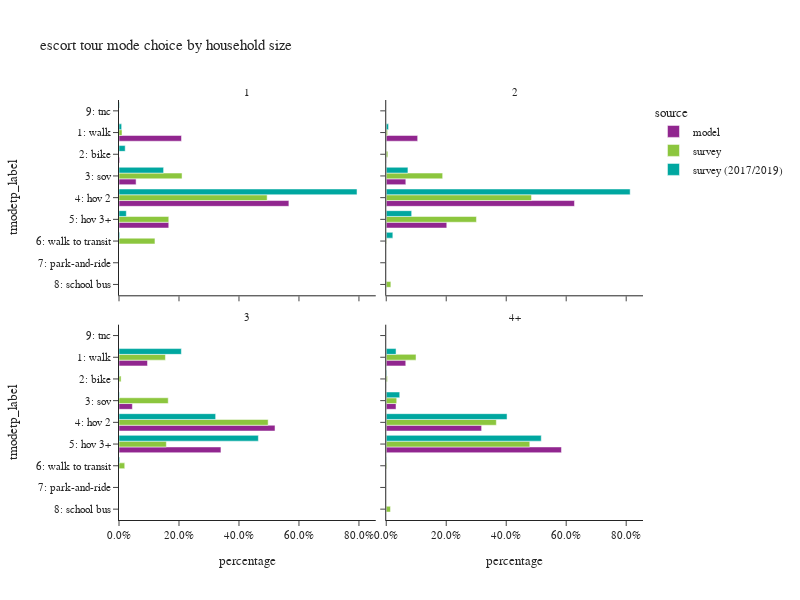

This figure's notebook cell:
### Code cell
plot_mode_choice(es_tour,"hhsize_4+",
                 {"hhsize_4+":["1","2","3","4+"],
                  "tmodetp_label":["1: walk","2: bike","3: sov","4: hov 2","5: hov 3+","6: walk to transit",
                                   "7: park-and-ride","8: school bus","9: other–survey only"]},
                 "household size",2,600)

### Figure 1 — Plotly figure (JSON) as saved in the notebook; plotly's stock layout.template omitted (floating-point values rounded to 4 significant figures)
{"data": [{"alignmentgroup": "True", "customdata": [[8773], [102], [2399], [23848], [6985]], "hovertemplate": "source=model<br>hhsize_4+=1<br>percentage=%{x}<br>tmodetp_label=%{y}<br>sample count=%{customdata[0]}<extra></extra>", "legendgroup": "model", "marker": {"color": "#91268F", "pattern": {"shape": ""}}, "name": "model", "offsetgroup": "model", "orientation": "h", "showlegend": true, "textposition": "auto", "type": "bar", "x": [0.2084, 0.002422, 0.05697, 0.5664, 0.1659], "xaxis": "x3", "y": ["1: walk", "2: bike", "3: sov", "4: hov 2", "5: hov 3+"], "yaxis": "y3"}, {"alignmentgroup": "True", "customdata": [[15280], [85], [9523], [91550], [29444]], "hovertemplate": "source=model<br>hhsize_4+=2<br>percentage=%{x}<br>tmodetp_label=%{y}<br>sample count=%{customdata[0]}<extra></extra>", "legendgroup": "model", "marker": {"color": "#91268F", "pattern": {"shape": ""}}, "name": "model", "offsetgroup": "model", "orientation": "h", "showlegend": false, "textposition": "auto", "type": "bar", "x": [0.1047, 0.0005827, 0.06528, 0.6276, 0.2018], "xaxis": "x4", "y": ["1: walk", "2: bike", "3: sov", "4: hov 2", "5: hov 3+"], "yaxis": "y4"}, {"alignmentgroup": "True", "customdata": [[16147], [57], [7577], [88397], [57766]], "hovertemplate": "source=model<br>hhsize_4+=3<br>percentage=%{x}<br>tmodetp_label=%{y}<br>sample count=%{customdata[0]}<extra></extra>", "legendgroup": "model", "marker": {"color": "#91268F", "pattern": {"shape": ""}}, "name": "model", "offsetgroup": "model", "orientation": "h", "showlegend": false, "textposition": "auto", "type": "bar", "x": [0.09501, 0.0003354, 0.04459, 0.5202, 0.3399], "xaxis": "x", "y": ["1: walk", "2: bike", "3: sov", "4: hov 2", "5: hov 3+"], "yaxis": "y"}, {"alignmentgroup": "True", "customdata": [[32897], [81], [16465], [160705], [295259]], "hovertemplate": "source=model<br>hhsize_4+=4+<br>percentage=%{x}<br>tmodetp_label=%{y}<br>sample count=%{customdata[0]}<extra></extra>", "legendgroup": "model", "marker": {"color": "#91268F", "pattern": {"shape": ""}}, "name": "model", "offsetgroup": "model", "orientation": "h", "showlegend": false, "textposition": "auto", "type": "bar", "x": [0.06509, 0.0001603, 0.03258, 0.318, 0.5842], "xaxis": "x2", "y": ["1: walk", "2: bike", "3: sov", "4: hov 2", "5: hov 3+"], "yaxis": "y2"}, {"alignmentgroup": "True", "customdata": [[4], [10], [21], [1], [3]], "hovertemplate": "source=survey<br>hhsize_4+=1<br>percentage=%{x}<br>tmodetp_label=%{y}<br>sample count=%{customdata[0]}<extra></extra>", "legendgroup": "survey", "marker": {"color": "#8CC63E", "pattern": {"shape": ""}}, "name": "survey", "offsetgroup": "survey", "orientation": "h", "showlegend": true, "textposition": "auto", "type": "bar", "x": [0.01001, 0.2102, 0.4939, 0.166, 0.1199], "xaxis": "x3", "y": ["1: walk", "3: sov", "4: hov 2", "5: hov 3+", "6: walk to transit"], "yaxis": "y3"}, {"alignmentgroup": "True", "customdata": [[8], [3], [22], [84], [32], [5], [1]], "hovertemplate": "source=survey<br>hhsize_4+=2<br>percentage=%{x}<br>tmodetp_label=%{y}<br>sample count=%{customdata[0]}<extra></extra>", "legendgroup": "survey", "marker": {"color": "#8CC63E", "pattern": {"shape": ""}}, "name": "survey", "offsetgroup": "survey", "orientation": "h", "showlegend": false, "textposition": "auto", "type": "bar", "x": [0.004448, 0.005431, 0.1881, 0.4843, 0.3008, 0.001575, 0.01541], "xaxis": "x4", "y": ["1: walk", "2: bike", "3: sov", "4: hov 2", "5: hov 3+", "6: walk to transit", "8: school bus"], "yaxis": "y4"}, {"alignmentgroup": "True", "customdata": [[23], [8], [7], [79], [45], [4]], "hovertemplate": "source=survey<br>hhsize_4+=3<br>percentage=%{x}<br>tmodetp_label=%{y}<br>sample count=%{customdata[0]}<extra></extra>", "legendgroup": "survey", "marker": {"color": "#8CC63E", "pattern": {"shape": ""}}, "name": "survey", "offsetgroup": "survey", "orientation": "h", "showlegend": false, "textposition": "auto", "type": "bar", "x": [0.1547, 0.00692, 0.1641, 0.4972, 0.1579, 0.01909], "xaxis": "x", "y": ["1: walk", "2: bike", "3: sov", "4: hov 2", "5: hov 3+", "6: walk to transit"], "yaxis": "y"}, {"alignmentgroup": "True", "customdata": [[52], [3], [11], [126], [188], [1], [5]], "hovertemplate": "source=survey<br>hhsize_4+=4+<br>percentage=%{x}<br>tmodetp_label=%{y}<br>sample count=%{customdata[0]}<extra></extra>", "legendgroup": "survey", "marker": {"color": "#8CC63E", "pattern": {"shape": ""}}, "name": "survey", "offsetgroup": "survey", "orientation": "h", "showlegend": false, "textposition": "auto", "type": "bar", "x": [0.09928, 0.003874, 0.03495, 0.3671, 0.4786, 0.002124, 0.01413], "xaxis": "x2", "y": ["1: walk", "2: bike", "3: sov", "4: hov 2", "5: hov 3+", "6: walk to transit", "8: school bus"], "yaxis": "y2"}, {"alignmentgroup": "True", "customdata": [[6], [3], [6], [13], [3], [1], [1]], "hovertemplate": "source=survey (2017/2019)<br>hhsize_4+=1<br>percentage=%{x}<br>tmodetp_label=%{y}<br>sample count=%{customdata[0]}<extra></extra>", "legendgroup": "survey (2017/2019)", "marker": {"color": "#00A7A0", "pattern": {"shape": ""}}, "name": "survey (2017/2019)", "offsetgroup": "survey (2017/2019)", "orientation": "h", "showlegend": true, "textposition": "auto", "type": "bar", "x": [0.008832, 0.02065, 0.1487, 0.7936, 0.02441, 0.002412, 0.001422], "xaxis": "x3", "y": ["1: walk", "2: bike", "3: sov", "4: hov 2", "5: hov 3+", "6: walk to transit", "9: tnc"], "yaxis": "y3"}, {"alignmentgroup": "True", "customdata": [[14], [15], [99], [13], [7]], "hovertemplate": "source=survey (2017/2019)<br>hhsize_4+=2<br>percentage=%{x}<br>tmodetp_label=%{y}<br>sample count=%{customdata[0]}<extra></extra>", "legendgroup": "survey (2017/2019)", "marker": {"color": "#00A7A0", "pattern": {"shape": ""}}, "name": "survey (2017/2019)", "offsetgroup": "survey (2017/2019)", "orientation": "h", "showlegend": false, "textposition": "auto", "type": "bar", "x": [0.007711, 0.07232, 0.8132, 0.08477, 0.02196], "xaxis": "x4", "y": ["1: walk", "3: sov", "4: hov 2", "5: hov 3+", "6: walk to transit"], "yaxis": "y4"}, {"alignmentgroup": "True", "customdata": [[29], [4], [1], [98], [49], [4]], "hovertemplate": "source=survey (2017/2019)<br>hhsize_4+=3<br>percentage=%{x}<br>tmodetp_label=%{y}<br>sample count=%{customdata[0]}<extra></extra>", "legendgroup": "survey (2017/2019)", "marker": {"color": "#00A7A0", "pattern": {"shape": ""}}, "name": "survey (2017/2019)", "offsetgroup": "survey (2017/2019)", "orientation": "h", "showlegend": false, "textposition": "auto", "type": "bar", "x": [0.2079, 0.001139, 0.001657, 0.3222, 0.4646, 0.00242], "xaxis": "x", "y": ["1: walk", "2: bike", "3: sov", "4: hov 2", "5: hov 3+", "6: walk to transit"], "yaxis": "y"}, {"alignmentgroup": "True", "customdata": [[50], [1], [7], [145], [227], [1]], "hovertemplate": "source=survey (2017/2019)<br>hhsize_4+=4+<br>percentage=%{x}<br>tmodetp_label=%{y}<br>sample count=%{customdata[0]}<extra></extra>", "legendgroup": "survey (2017/2019)", "marker": {"color": "#00A7A0", "pattern": {"shape": ""}}, "name": "survey (2017/2019)", "offsetgroup": "survey (2017/2019)", "orientation": "h", "showlegend": false, "textposition": "auto", "type": "bar", "x": [0.0327, 0.001769, 0.04499, 0.4028, 0.5168, 0.0009221], "xaxis": "x2", "y": ["1: walk", "2: bike", "3: sov", "4: hov 2", "5: hov 3+", "6: walk to transit"], "yaxis": "y2"}], "layout": {"annotations": [{"font": {}, "showarrow": false, "text": "3", "x": 0.245, "xanchor": "center", "xref": "paper", "y": 0.465, "yanchor": "bottom", "yref": "paper"}, {"font": {}, "showarrow": false, "text": "4+", "x": 0.755, "xanchor": "center", "xref": "paper", "y": 0.465, "yanchor": "bottom", "yref": "paper"}, {"font": {}, "showarrow": false, "text": "1", "x": 0.245, "xanchor": "center", "xref": "paper", "y": 1.0, "yanchor": "bottom", "yref": "paper"}, {"font": {}, "showarrow": false, "text": "2", "x": 0.755, "xanchor": "center", "xref": "paper", "y": 1.0, "yanchor": "bottom", "yref": "paper"}], "barmode": "group", "height": 600, "legend": {"title": {"text": "source"}, "tracegroupgap": 0}, "title": {"text": "escort tour mode choice by household size"}, "width": 800, "xaxis": {"anchor": "y", "domain": [0.0, 0.49], "tickformat": ".1%", "title": {"text": "percentage"}}, "xaxis2": {"anchor": "y2", "domain": [0.51, 1.0], "matches": "x", "tickformat": ".1%", "title": {"text": "percentage"}}, "xaxis3": {"anchor": "y3", "domain": [0.0, 0.49], "matches": "x", "showticklabels": false, "tickformat": ".1%"}, "xaxis4": {"anchor": "y4", "domain": [0.51, 1.0], "matches": "x", "showticklabels": false, "tickformat": ".1%"}, "yaxis": {"anchor": "x", "categoryarray": ["9: other–survey only", "8: school bus", "7: park-and-ride", "6: walk to transit", "5: hov 3+", "4: hov 2", "3: sov", "2: bike", "1: walk"], "categoryorder": "array", "domain": [0.0, 0.465], "title": {"text": "tmodetp_label"}}, "yaxis2": {"anchor": "x2", "domain": [0.0, 0.465], "matches": "y", "showticklabels": false}, "yaxis3": {"anchor": "x3", "categoryarray": ["9: other–survey only", "8: school bus", "7: park-and-ride", "6: walk to transit", "5: hov 3+", "4: hov 2", "3: sov", "2: bike", "1: walk"], "categoryorder": "array", "domain": [0.535, 1.0], "matches": "y", "title": {"text": "tmodetp_label"}}, "yaxis4": {"anchor": "x4", "domain": [0.535, 1.0], "matches": "y", "showticklabels": false}}}
